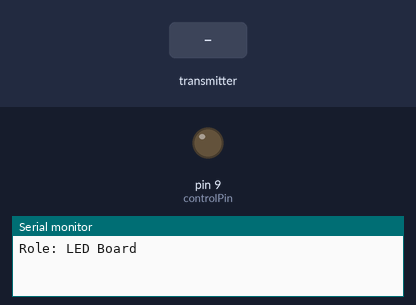
A sketch run on a simulated Arduino Uno, built with avr-gcc and run on an emulated ATmega328P. On the bench: output pins drawn as LEDs (lit = HIGH), the last lines printed to the serial monitor. The inputs (shaded band) are chosen by the test bench. No radio packets arrive unless stated.

Above: at 1.2 s.
1.3 s: the transmitter starts sending gotByte = 64
At 2.4 s:
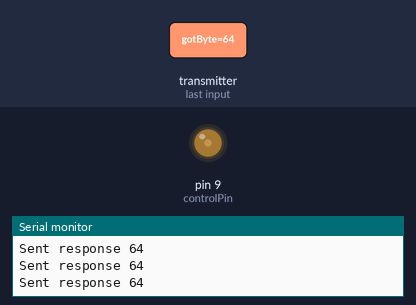
2.8 s: the transmitter starts sending gotByte = 128
At 3.5 s:
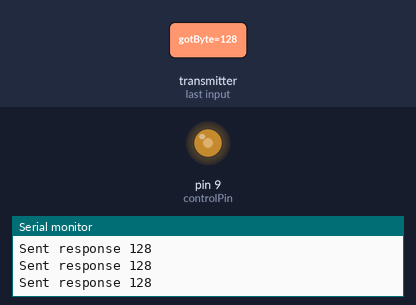
4.3 s: the transmitter starts sending gotByte = 255
At 4.6 s:
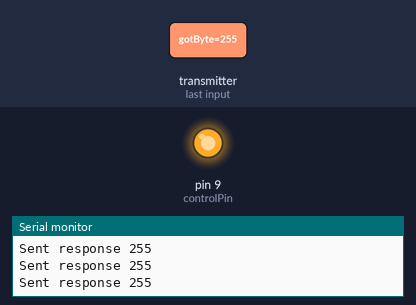
Timing chart, 0 to 7.3 s (numbered marks = the images above; inputs shaded):
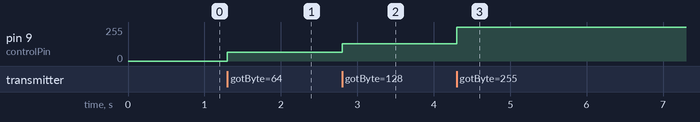

Measured:
- after the input at 1.3 s, pin 9 (controlPin): 0/255 → 64/255 at once
- after the input at 2.8 s, pin 9 (controlPin): 64/255 → 128/255 at once
- after the input at 4.3 s, pin 9 (controlPin): 128/255 → 255/255 at once

The sketch:

Wireless_LED_working_with_Tmrh_RF24.ino
```cpp
#include <SPI.h>
#include "nRF24L01.h"
#include "RF24.h"
#include "printf.h"

// Hardware configuration: Set up nRF24L01 radio on SPI bus plus pins 9 & 10
RF24 radio(8,10);
                                                                           // Topology
const uint64_t addresses[2] = { 0xABCDABCD71LL, 0x544d52687CLL };              // Radio pipe addresses for the 2 nodes to communicate.

// Role management: Set up role.  This sketch uses the same software for all the nodes
// in this system.  Doing so greatly simplifies testing.

const int controlPin = 9;
void setup(){

  Serial.begin(57600);
  pinMode(controlPin, OUTPUT);
  // Setup and configure radio
  printf_begin();
  radio.begin();
  radio.setAutoAck(1);                    // Ensure autoACK is enabled
  radio.enableAckPayload();               // Allow optional ack payloads
  radio.setRetries(0,15);                 // Smallest time between retries, max no. of retries
  radio.setPayloadSize(1);                // Here we are sending 1-byte payloads to test the call-response speed
  radio.openWritingPipe(addresses[0]);        // Both radios listen on the same pipes by default, and switch when writing
  radio.openReadingPipe(1,addresses[1]);      // Open a reading pipe on address 0, pipe 1
  radio.startListening();                 // Start listening
  radio.powerUp();
  printf("Role: LED Board\n");
  radio.printDetails();                   // Dump the configuration of the rf unit for debugging
}

void loop(void) {

    byte pipeNo, gotByte;                          // Declare variables for the pipe and the byte received
    while( radio.available(&pipeNo)){              // Read all available payloads
      radio.read( &gotByte, 1 );
                                                   // Since this is a call-response. Respond directly with an ack payload.
                                                   // Ack payloads are much more efficient than switching to transmit mode to respond to a call
      radio.writeAckPayload(pipeNo,&gotByte, 1 );  // This can be commented out to send empty payloads.
      printf("Sent response %d \n\r", gotByte);
      analogWrite(controlPin,gotByte);
    }
 }
```

printf.h
```cpp
// (licence header left out)
/**
 * @file printf.h
 *
 * Setup necessary to direct stdout to the Arduino Serial library, which
 * enables 'printf'
 */

#ifndef __PRINTF_H__
#define __PRINTF_H__

#ifdef ARDUINO

int serial_putc( char c, FILE * )
{
  Serial.write( c );

  return c;
}

void printf_begin(void)
{
  fdevopen( &serial_putc, 0 );
}

#else
#error This example is only for use on Arduino.
#endif // ARDUINO

#endif // __PRINTF_H__
```
